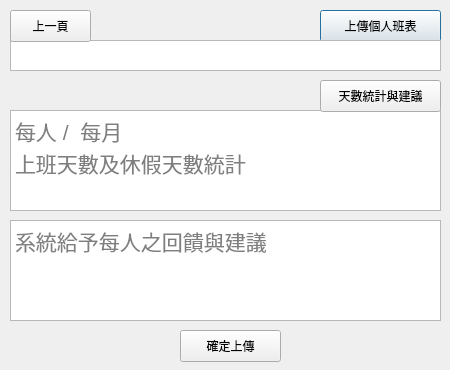
<?xml version="1.0" encoding="UTF-8"?>
<ui version="4.0">
 <class>Dialog</class>
 <widget class="QDialog" name="Dialog">
  <property name="geometry">
   <rect>
    <x>0</x>
    <y>0</y>
    <width>450</width>
    <height>370</height>
   </rect>
  </property>
  <property name="windowTitle">
   <string>Dialog</string>
  </property>
  <property name="layoutDirection">
   <enum>Qt::LeftToRight</enum>
  </property>
  <widget class="QPushButton" name="upload_person_btn">
   <property name="geometry">
    <rect>
     <x>320</x>
     <y>10</y>
     <width>121</width>
     <height>32</height>
    </rect>
   </property>
   <property name="text">
    <string>上傳個人班表</string>
   </property>
  </widget>
  <widget class="QTextBrowser" name="days_cal_text">
   <property name="geometry">
    <rect>
     <x>10</x>
     <y>110</y>
     <width>431</width>
     <height>101</height>
    </rect>
   </property>
   <property name="html">
    <string>&lt;!DOCTYPE HTML PUBLIC &quot;-//W3C//DTD HTML 4.0//EN&quot; &quot;http://www.w3.org/TR/REC-html40/strict.dtd&quot;&gt;
&lt;html&gt;&lt;head&gt;&lt;meta name=&quot;qrichtext&quot; content=&quot;1&quot; /&gt;&lt;style type=&quot;text/css&quot;&gt;
p, li { white-space: pre-wrap; }
&lt;/style&gt;&lt;/head&gt;&lt;body style=&quot; font-family:'.AppleSystemUIFont'; font-size:13pt; font-weight:400; font-style:normal;&quot;&gt;
&lt;p style=&quot; margin-top:0px; margin-bottom:0px; margin-left:0px; margin-right:0px; -qt-block-indent:0; text-indent:0px;&quot;&gt;&lt;span style=&quot; font-family:'Microsoft JhengHei'; font-size:16pt; color:#7f7f7f;&quot;&gt;每人 /  每月 &lt;/span&gt;&lt;/p&gt;
&lt;p style=&quot; margin-top:0px; margin-bottom:0px; margin-left:0px; margin-right:0px; -qt-block-indent:0; text-indent:0px;&quot;&gt;&lt;span style=&quot; font-family:'Microsoft JhengHei'; font-size:16pt; color:#7f7f7f;&quot;&gt;上班天數及休假天數統計&lt;/span&gt; &lt;/p&gt;&lt;/body&gt;&lt;/html&gt;</string>
   </property>
  </widget>
  <widget class="QTextBrowser" name="advise_text">
   <property name="geometry">
    <rect>
     <x>10</x>
     <y>220</y>
     <width>431</width>
     <height>101</height>
    </rect>
   </property>
   <property name="html">
    <string>&lt;!DOCTYPE HTML PUBLIC &quot;-//W3C//DTD HTML 4.0//EN&quot; &quot;http://www.w3.org/TR/REC-html40/strict.dtd&quot;&gt;
&lt;html&gt;&lt;head&gt;&lt;meta name=&quot;qrichtext&quot; content=&quot;1&quot; /&gt;&lt;style type=&quot;text/css&quot;&gt;
p, li { white-space: pre-wrap; }
&lt;/style&gt;&lt;/head&gt;&lt;body style=&quot; font-family:'.AppleSystemUIFont'; font-size:13pt; font-weight:400; font-style:normal;&quot;&gt;
&lt;p style=&quot; margin-top:0px; margin-bottom:0px; margin-left:0px; margin-right:0px; -qt-block-indent:0; text-indent:0px;&quot;&gt;&lt;span style=&quot; font-family:'Microsoft JhengHei'; font-size:16pt; color:#7f7f7f;&quot;&gt;系統給予每人之回饋與建議&lt;/span&gt; &lt;/p&gt;
&lt;p style=&quot;-qt-paragraph-type:empty; margin-top:0px; margin-bottom:0px; margin-left:0px; margin-right:0px; -qt-block-indent:0; text-indent:0px;&quot;&gt;&lt;br /&gt;&lt;/p&gt;&lt;/body&gt;&lt;/html&gt;</string>
   </property>
  </widget>
  <widget class="QTextEdit" name="path_text">
   <property name="geometry">
    <rect>
     <x>10</x>
     <y>40</y>
     <width>431</width>
     <height>31</height>
    </rect>
   </property>
  </widget>
  <widget class="QPushButton" name="text_btn">
   <property name="geometry">
    <rect>
     <x>320</x>
     <y>80</y>
     <width>121</width>
     <height>32</height>
    </rect>
   </property>
   <property name="text">
    <string>天數統計與建議</string>
   </property>
  </widget>
  <widget class="QPushButton" name="back_btn">
   <property name="geometry">
    <rect>
     <x>10</x>
     <y>10</y>
     <width>81</width>
     <height>32</height>
    </rect>
   </property>
   <property name="text">
    <string>上一頁</string>
   </property>
  </widget>
  <widget class="QPushButton" name="text_btn_2">
   <property name="geometry">
    <rect>
     <x>180</x>
     <y>330</y>
     <width>101</width>
     <height>32</height>
    </rect>
   </property>
   <property name="text">
    <string>確定上傳</string>
   </property>
  </widget>
 </widget>
 <resources/>
 <connections/>
</ui>
